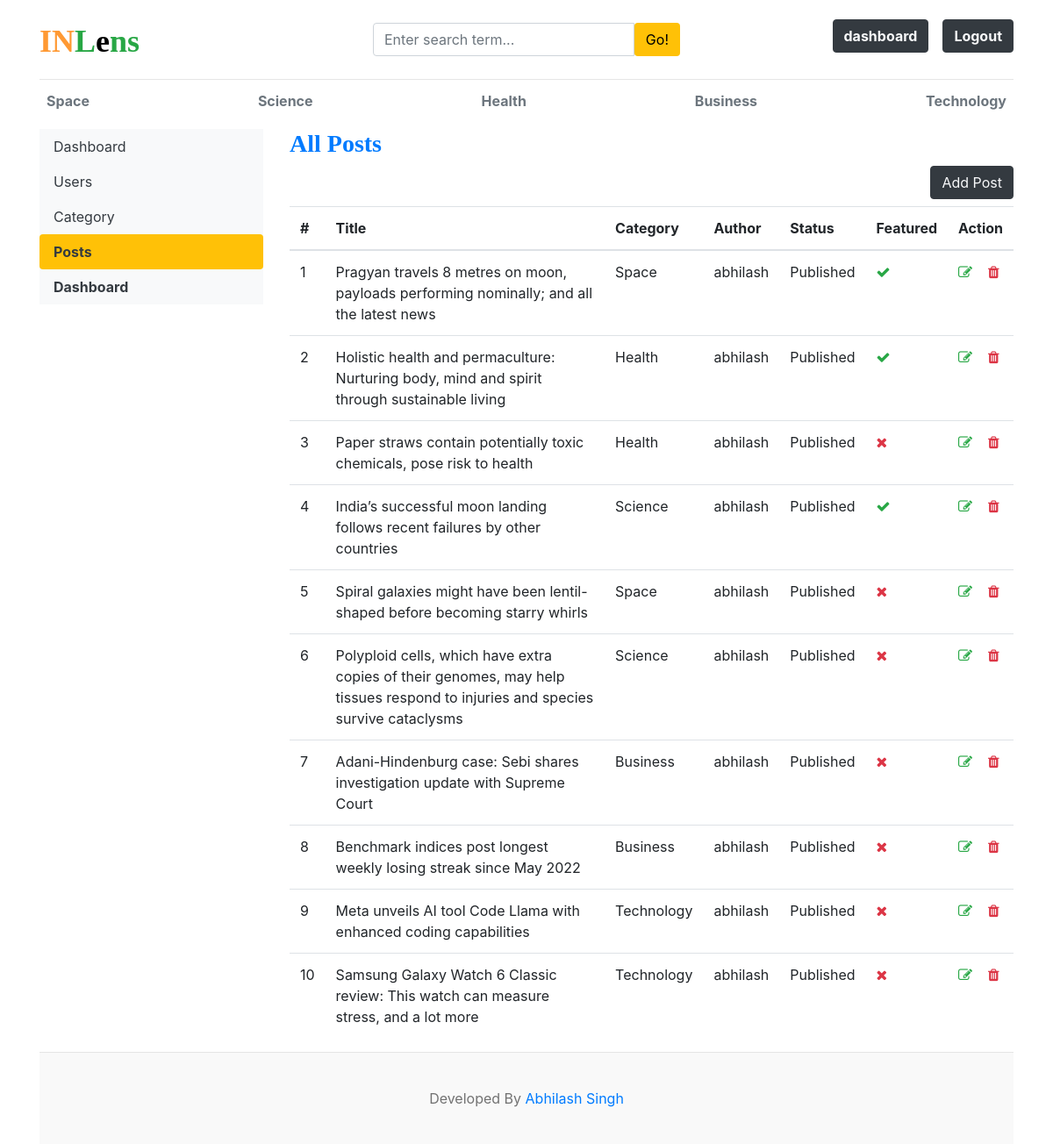
/dashboard/posts/ (signed in), run on the app's committed database.
### blogs/models.py (models this page shows, shortened)
class Category(models.Model):
    category_name = models.CharField(max_length=200, unique=True)
    created_at = models.DateTimeField(auto_now_add=True)
    updated_at = models.DateTimeField(auto_now=True)
    class Meta: # to correct the spelling of categories changing the metadata.
        verbose_name_plural = 'categories'
    def __str__(self):
        return self.category_name

class Blog(models.Model):
    title =  models.CharField(max_length=1000)
    slug = models.SlugField(max_length=1000, unique=True, blank=True)
    category = models.ForeignKey(Category, on_delete=models.CASCADE) # means when we delete the category then the blog post of that category also will deleted.
    author = models.ForeignKey(User, on_delete=models.CASCADE) # if user delete then all blog also get deleted.
    featured_image = models.ImageField(upload_to='upload/%y/%m/%d', height_field=None, width_field=None, max_length=None)
    short_description = models.TextField(max_length= 2000, blank = True)
    blog_body = models.TextField(max_length= 2000, blank = True)
    status = models.CharField(max_length=20,choices=STATUS_CHOICES, default='Draft')
    is_featured = models.BooleanField(default=False)
    created_at = models.DateTimeField(auto_now_add=True)
    updated_at = models.DateTimeField(auto_now=True)

### dashboards/views.py (the view)
# urls.py: path('posts/', views.posts, name='posts'),
def posts(request):
    posts = Blog.objects.all()
    context = {
        'posts': posts,
    }
    return render(request, 'dashboard/posts.html', context)

### blogs/context_processors.py (called while the page is built)
def get_categories(request):
    categories = Category.objects.all()
    return dict(categories=categories)

def get_social_links(request):
    social_links = SocialLink.objects.all()
    return dict(social_links=social_links)

### templates/dashboard/posts.html (shortened to what this page needs)
{% extends 'base.html' %}
{% block content %}
<div class="row">
  {% include 'dashboard/sidebar.html'  %}
    <div class="col-md-9">
        <h3 class="text-primary font-weight-bold ">All Posts</h3>
        <a href="{%url 'add_post'%}" class="btn btn-dark text-light border border-dark float-right mb-2">Add Post</a>
        <table class="table table-hover">
            <thead>
              <tr>
                <th>#</th>
                <th>Title</th>
                <th>Category</th>
                <th>Author</th>
                <th>Status</th>
                <th>Featured</th>
                <th>Action</th>
              </tr>
            </thead>
            <tbody>
            {% for post in posts %}
              <tr>
                <td>{{forloop.counter}}</td>
                <td>{{post.title}}</td>
                <td>{{post.category}}</td>
                <td>{{post.author}}</td>
                <td>{{post.status}}</td>
                <td>{% if post.is_featured %}<i class="fa fa-check text-success">{% else %}<i class="fa fa-times text-danger">{% endif %}</td>
                <td>
                    <a href="{% url 'edit_post' post.id %}"><i class="fa fa-edit text-success"></i></a>
                    <a href="{% url 'delete_post' post.id %}"><i class="fa fa-trash text-danger"></i></a>
                </td>
              </tr>
            {% endfor %}
            </tbody>
          </table>
    </div>
</div>
{% endblock %}

### templates/base.html (shortened to what this page needs)
{% load static %}
<!DOCTYPE html>
<html lang="en">
<head>
    <link href="https://getbootstrap.com/docs/4.0/dist/css/bootstrap.min.css" rel="stylesheet">
    <link href="https://applesocial.s3.amazonaws.com/assets/styles/fonts/sanfrancisco/sanfranciscodisplay-regular-webfont.woff" rel="stylesheet">
    <link href="{% static 'css/blog.css' %}" rel="stylesheet">
    <link rel="stylesheet" href="https://cdnjs.cloudflare.com/ajax/libs/font-awesome/4.7.0/css/font-awesome.min.css">
  </head>
<body>
    <div class="container">
      <header class="blog-header py-3">
        <div class="row flex-nowrap justify-content-between align-items-center">
          <div class="col-4 pt-1">
            <a class="blog-header-logo text-success font-weight-bold" href="/"><b style="color:#FF9933">IN</b>L<b style="color:black">e</b>ns</a>
          </div>
          <div class="col-4">
            <form action="{% url 'search' %}" method='GET'>
              <div class="input-group">
                <input class="form-control" type="text" name="keyword" value="{{keyword}}" placeholder="Enter search term..." aria-label="Enter search term..." aria-describedby="button-search" />
                <button type="submit" class="btn bg-warning" id="button-search" type="button">Go!</button>
            </div>
          </form>
        </div>
          <div class="col-4 d-flex justify-content-end align-items-center">
            {% if not user.is_authenticated %}
            <a class="btn btn-dark text-light float-right mb-2  font-weight-bold" href="{% url 'login' %}">Login</a> &nbsp;
            <a class="btn btn-dark text-light float-right mb-2 font-weight-bold" href="{% url 'register' %}">Register</a>
            {% else %}
            <span><a class="btn btn-dark text-light float-right mb-2  font-weight-bold " href="{% url 'dashboard'%}">dashboard</a></span>
            <span><a class ="btn btn-dark text-light float-right mb-2 font-weight-bold" href="{% url 'logout' %}">Logout</a></span>
            {% endif %}
          </div>
        </div>
      </header>
      <div class="nav-scroller py-1 mb-2">
        <nav class="nav d-flex justify-content-between">
          {% for cat in categories %}
          <a class="p-2 text-muted font-weight-bold" href="{% url 'posts_by_category' cat.id%}">{{cat.category_name}}</a>
          {% endfor %}
        </nav>
      </div>
{% block content %}
{% endblock %}
<footer class="blog-footer">
    <p>Developed By <a href="#">Abhilash Singh</a></p>
  </footer>
  </body>
  </html>

### blog_main/static/css/blog.css (style rules this page uses)
.blog-header { border-bottom: 1px solid #e5e5e5; }
.blog-header-logo { font-family: "Playfair Display", Georgia, "Times New Roman", serif; font-size: 2.25rem; }
h1, h2, h3, h4, h5, h6 { font-family: "Playfair Display", Georgia, "Times New Roman", serif; }
.blog-footer { padding: 2.5rem 0; color: #727272; text-align: center; background-color: #f9f9f9; border-top: .05rem solid #e5e5e5; }
.blog-footer p:last-child { margin-bottom: 0; }

### data on the page
Category: category_name "Space"
Category: category_name "Science"
Category: category_name "Health"
Category: category_name "Business"
Category: category_name "Technology"
Blog: title "Pragyan travels 8 metres on moon, payloads performing nominally; and all the latest news", category "Space", author "abhilash", status "Published", is_featured True (drawn)
Blog: title "Holistic health and permaculture: Nurturing body, mind and spirit through sustainable living", category "Health", author "abhilash", status "Published", is_featured True (drawn)
Blog: title "Paper straws contain potentially toxic chemicals, pose risk to health", category "Health", author "abhilash", status "Published", is_featured False (drawn)
Blog: title "India’s successful moon landing follows recent failures by other countries", category "Science", author "abhilash", status "Published", is_featured True (drawn)
Blog: title "Spiral galaxies might have been lentil-shaped before becoming starry whirls", category "Space", author "abhilash", status "Published", is_featured False (drawn)
Blog: title "Polyploid cells, which have extra copies of their genomes, may help tissues respond to injuries and species survive cataclysms", category "Science", author "abhilash", status "Published", is_featured False (drawn)
Blog: title "Adani-Hindenburg case: Sebi shares investigation update with Supreme Court", category "Business", author "abhilash", status "Published", is_featured False (drawn)
Blog: title "Benchmark indices post longest weekly losing streak since May 2022", category "Business", author "abhilash", status "Published", is_featured False (drawn)
Blog: title "Meta unveils AI tool Code Llama with enhanced coding capabilities", category "Technology", author "abhilash", status "Published", is_featured False (drawn)
Blog: title "Samsung Galaxy Watch 6 Classic review: This watch can measure stress, and a lot more", category "Technology", author "abhilash", status "Published", is_featured False (drawn)
